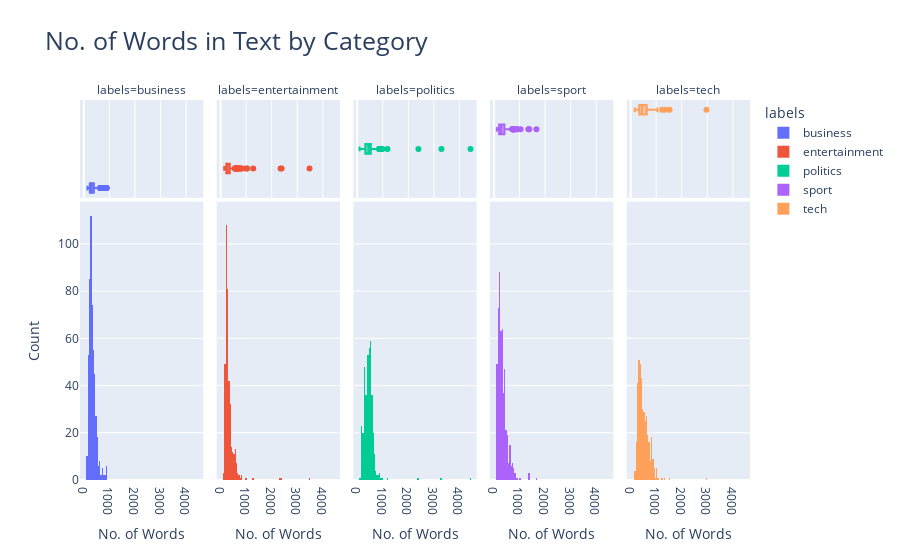

The notebook cell saved with this chart:
### Markdown cell above
<a id="32"></a>
### <div style="text-align:left; border-radius:15px; padding:20px; color:Black; margin:0; font-size:100%; font-family:Arial; background-color:#48cae4; overflow:hidden"><b>⚡ 2. No. of Words in Text by Category</b>
</div>
    <a href="#table-of-contents" style="font-family: Arial, sans-serif; font-size: 15px; background-color: #7b2cbf; color: #ffffff; padding: 7px 15px; text-decoration: none; border-radius: 15px;">
        [Table of Content 📜⬆️]
    </a>

### Code cell
# Calculate the number of words in each text
dfc['word_count'] = dfc['text'].str.split().map(len)

fig = px.histogram(
    dfc, 
    x='word_count', 
    color='labels',
    facet_col='labels',
    title='No. of Words in Text by Category',
    labels={'word_count': 'No. of Words'}, 
    marginal='box', 
    #nbins=50  
    
)

fig.update_layout(
    xaxis_title='No. of Words',
    yaxis_title='Count',
    title_font_size=25
)

fig.show()

### Figure 1 — Plotly figure (JSON) as saved in the notebook; plotly's stock layout.template omitted (floating-point values rounded to 4 significant figures; data arrays with more than 128 entries replaced by an {"elided": "..."} marker saying what was removed)
{"data": [{"alignmentgroup": "True", "bingroup": "x", "hovertemplate": "labels=business<br>No. of Words=%{x}<br>count=%{y}<extra></extra>", "legendgroup": "business", "marker": {"color": "#636efa", "pattern": {"shape": ""}}, "name": "business", "offsetgroup": "business", "orientation": "v", "showlegend": true, "type": "histogram", "x": {"elided": "510 int values"}, "xaxis": "x", "yaxis": "y"}, {"alignmentgroup": "True", "hovertemplate": "labels=business<br>No. of Words=%{x}<extra></extra>", "legendgroup": "business", "marker": {"color": "#636efa"}, "name": "business", "notched": true, "offsetgroup": "business", "showlegend": false, "type": "box", "x": {"elided": "510 int values"}, "xaxis": "x6", "yaxis": "y6"}, {"alignmentgroup": "True", "bingroup": "x", "hovertemplate": "labels=entertainment<br>No. of Words=%{x}<br>count=%{y}<extra></extra>", "legendgroup": "entertainment", "marker": {"color": "#EF553B", "pattern": {"shape": ""}}, "name": "entertainment", "offsetgroup": "entertainment", "orientation": "v", "showlegend": true, "type": "histogram", "x": {"elided": "386 int values"}, "xaxis": "x2", "yaxis": "y2"}, {"alignmentgroup": "True", "hovertemplate": "labels=entertainment<br>No. of Words=%{x}<extra></extra>", "legendgroup": "entertainment", "marker": {"color": "#EF553B"}, "name": "entertainment", "notched": true, "offsetgroup": "entertainment", "showlegend": false, "type": "box", "x": {"elided": "386 int values"}, "xaxis": "x7", "yaxis": "y7"}, {"alignmentgroup": "True", "bingroup": "x", "hovertemplate": "labels=politics<br>No. of Words=%{x}<br>count=%{y}<extra></extra>", "legendgroup": "politics", "marker": {"color": "#00cc96", "pattern": {"shape": ""}}, "name": "politics", "offsetgroup": "politics", "orientation": "v", "showlegend": true, "type": "histogram", "x": {"elided": "417 int values"}, "xaxis": "x3", "yaxis": "y3"}, {"alignmentgroup": "True", "hovertemplate": "labels=politics<br>No. of Words=%{x}<extra></extra>", "legendgroup": "politics", "marker": {"color": "#00cc96"}, "name": "politics", "notched": true, "offsetgroup": "politics", "showlegend": false, "type": "box", "x": {"elided": "417 int values"}, "xaxis": "x8", "yaxis": "y8"}, {"alignmentgroup": "True", "bingroup": "x", "hovertemplate": "labels=sport<br>No. of Words=%{x}<br>count=%{y}<extra></extra>", "legendgroup": "sport", "marker": {"color": "#ab63fa", "pattern": {"shape": ""}}, "name": "sport", "offsetgroup": "sport", "orientation": "v", "showlegend": true, "type": "histogram", "x": {"elided": "511 int values"}, "xaxis": "x4", "yaxis": "y4"}, {"alignmentgroup": "True", "hovertemplate": "labels=sport<br>No. of Words=%{x}<extra></extra>", "legendgroup": "sport", "marker": {"color": "#ab63fa"}, "name": "sport", "notched": true, "offsetgroup": "sport", "showlegend": false, "type": "box", "x": {"elided": "511 int values"}, "xaxis": "x9", "yaxis": "y9"}, {"alignmentgroup": "True", "bingroup": "x", "hovertemplate": "labels=tech<br>No. of Words=%{x}<br>count=%{y}<extra></extra>", "legendgroup": "tech", "marker": {"color": "#FFA15A", "pattern": {"shape": ""}}, "name": "tech", "offsetgroup": "tech", "orientation": "v", "showlegend": true, "type": "histogram", "x": {"elided": "401 int values"}, "xaxis": "x5", "yaxis": "y5"}, {"alignmentgroup": "True", "hovertemplate": "labels=tech<br>No. of Words=%{x}<extra></extra>", "legendgroup": "tech", "marker": {"color": "#FFA15A"}, "name": "tech", "notched": true, "offsetgroup": "tech", "showlegend": false, "type": "box", "x": {"elided": "401 int values"}, "xaxis": "x10", "yaxis": "y10"}], "layout": {"annotations": [{"font": {}, "showarrow": false, "text": "labels=business", "x": 0.092, "xanchor": "center", "xref": "paper", "y": 1, "yanchor": "bottom", "yref": "paper"}, {"font": {}, "showarrow": false, "text": "labels=entertainment", "x": 0.296, "xanchor": "center", "xref": "paper", "y": 1, "yanchor": "bottom", "yref": "paper"}, {"font": {}, "showarrow": false, "text": "labels=politics", "x": 0.5, "xanchor": "center", "xref": "paper", "y": 1, "yanchor": "bottom", "yref": "paper"}, {"font": {}, "showarrow": false, "text": "labels=sport", "x": 0.704, "xanchor": "center", "xref": "paper", "y": 1, "yanchor": "bottom", "yref": "paper"}, {"font": {}, "showarrow": false, "text": "labels=tech", "x": 0.908, "xanchor": "center", "xref": "paper", "y": 1, "yanchor": "bottom", "yref": "paper"}], "barmode": "relative", "legend": {"title": {"text": "labels"}, "tracegroupgap": 0}, "title": {"font": {"size": 25}, "text": "No. of Words in Text by Category"}, "xaxis": {"anchor": "y", "domain": [0, 0.184], "title": {"text": "No. of Words"}}, "xaxis10": {"anchor": "y10", "domain": [0.816, 1], "matches": "x", "showgrid": true, "showticklabels": false}, "xaxis2": {"anchor": "y2", "domain": [0.204, 0.388], "matches": "x", "title": {"text": "No. of Words"}}, "xaxis3": {"anchor": "y3", "domain": [0.408, 0.592], "matches": "x", "title": {"text": "No. of Words"}}, "xaxis4": {"anchor": "y4", "domain": [0.612, 0.796], "matches": "x", "title": {"text": "No. of Words"}}, "xaxis5": {"anchor": "y5", "domain": [0.816, 1], "matches": "x", "title": {"text": "No. of Words"}}, "xaxis6": {"anchor": "y6", "domain": [0, 0.184], "matches": "x", "showgrid": true, "showticklabels": false}, "xaxis7": {"anchor": "y7", "domain": [0.204, 0.388], "matches": "x", "showgrid": true, "showticklabels": false}, "xaxis8": {"anchor": "y8", "domain": [0.408, 0.592], "matches": "x", "showgrid": true, "showticklabels": false}, "xaxis9": {"anchor": "y9", "domain": [0.612, 0.796], "matches": "x", "showgrid": true, "showticklabels": false}, "yaxis": {"anchor": "x", "domain": [0, 0.7326], "title": {"text": "Count"}}, "yaxis10": {"anchor": "x10", "domain": [0.7426, 1], "matches": "y6", "showgrid": false, "showline": false, "showticklabels": false, "ticks": ""}, "yaxis2": {"anchor": "x2", "domain": [0, 0.7326], "matches": "y", "showticklabels": false}, "yaxis3": {"anchor": "x3", "domain": [0, 0.7326], "matches": "y", "showticklabels": false}, "yaxis4": {"anchor": "x4", "domain": [0, 0.7326], "matches": "y", "showticklabels": false}, "yaxis5": {"anchor": "x5", "domain": [0, 0.7326], "matches": "y", "showticklabels": false}, "yaxis6": {"anchor": "x6", "domain": [0.7426, 1], "matches": "y6", "showgrid": false, "showline": false, "showticklabels": false, "ticks": ""}, "yaxis7": {"anchor": "x7", "domain": [0.7426, 1], "matches": "y6", "showgrid": false, "showline": false, "showticklabels": false, "ticks": ""}, "yaxis8": {"anchor": "x8", "domain": [0.7426, 1], "matches": "y6", "showgrid": false, "showline": false, "showticklabels": false, "ticks": ""}, "yaxis9": {"anchor": "x9", "domain": [0.7426, 1], "matches": "y6", "showgrid": false, "showline": false, "showticklabels": false, "ticks": ""}}}
